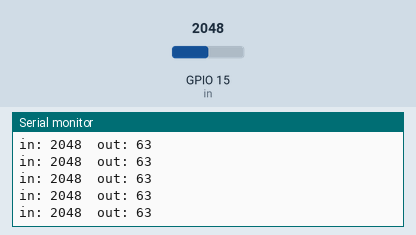
Recording of a sketch running on a simulated ESP32. Shown: the last lines printed to the serial monitor. The test bench sets the inputs (shaded band); at power-on: GPIO 15 (in) = 2048.

Above: at 1.2 s.
1.3 s: GPIO 15 (in) set to 2866
At 1.32 s:
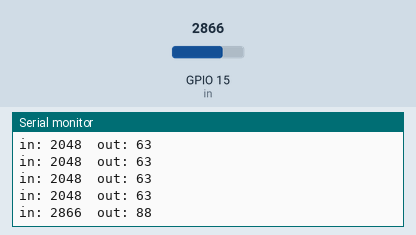
2.8 s: GPIO 15 (in) set to 3603
At 2.83 s:
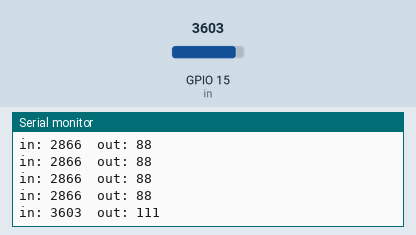
Timing chart, 0 to 5.8 s (numbered marks = the images above; inputs shaded):
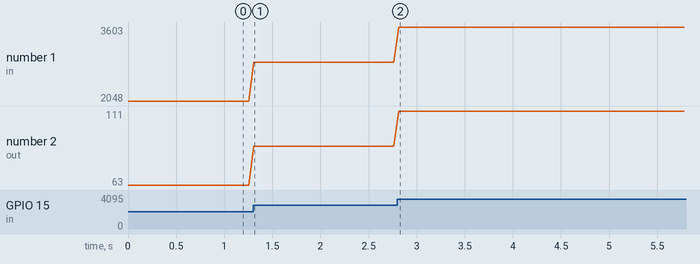

Measured:
- after the input at 1.3 s, the serial monitor: prints a new line at once (image 1)
- after the input at 2.8 s, the serial monitor: prints a new line at once (image 2)
- plotted number 1: 2048 → 2866 after the input at 1.3 s, 2866 → 3603 after the input at 2.8 s
- plotted number 2: 63 → 88 after the input at 1.3 s, 88 → 111 after the input at 2.8 s

The sketch:

ESP32-DigitalPot-test.ino
```cpp
#include <SPI.h>

/*
 * SPI code from:
 * https://arduino.stackexchange.com/questions/55805/spi-digital-potentiometer-not-working-on-esp32
 */

static const int spiClk = 1000000;
byte address = 0x00;
SPIClass * vspi = NULL;
const int cs = 5;
const int in = 15;

void setup()
{
  Serial.begin(115200);
  pinMode(cs, OUTPUT);
  pinMode(in, INPUT);
  vspi = new SPIClass(VSPI);
  vspi->begin();
}

void loop()
{
  /*
  for (int i = 0; i <= 128; i++)
  {
    digitalPotWrite(i);
    delay(10);
  }
  delay(500);
  for (int i = 128; i >= 0; i--)
  {
    digitalPotWrite(i);
    delay(10);
  }*/
  int inVal = analogRead(in);
  int outVal = map(inVal,0,4095,0,127);
  Serial.print("in: ");
  Serial.print(inVal);
  Serial.print("\tout: ");
  Serial.println(outVal);
  digitalPotWrite(outVal);
  delay(50);
}

int digitalPotWrite(int value)
{
  vspi->beginTransaction(SPISettings(spiClk, MSBFIRST, SPI_MODE0));
  digitalWrite(cs, LOW);
  vspi->transfer(address);
  vspi->transfer(value);
  digitalWrite(cs, HIGH);
  vspi->endTransaction();
}
```
